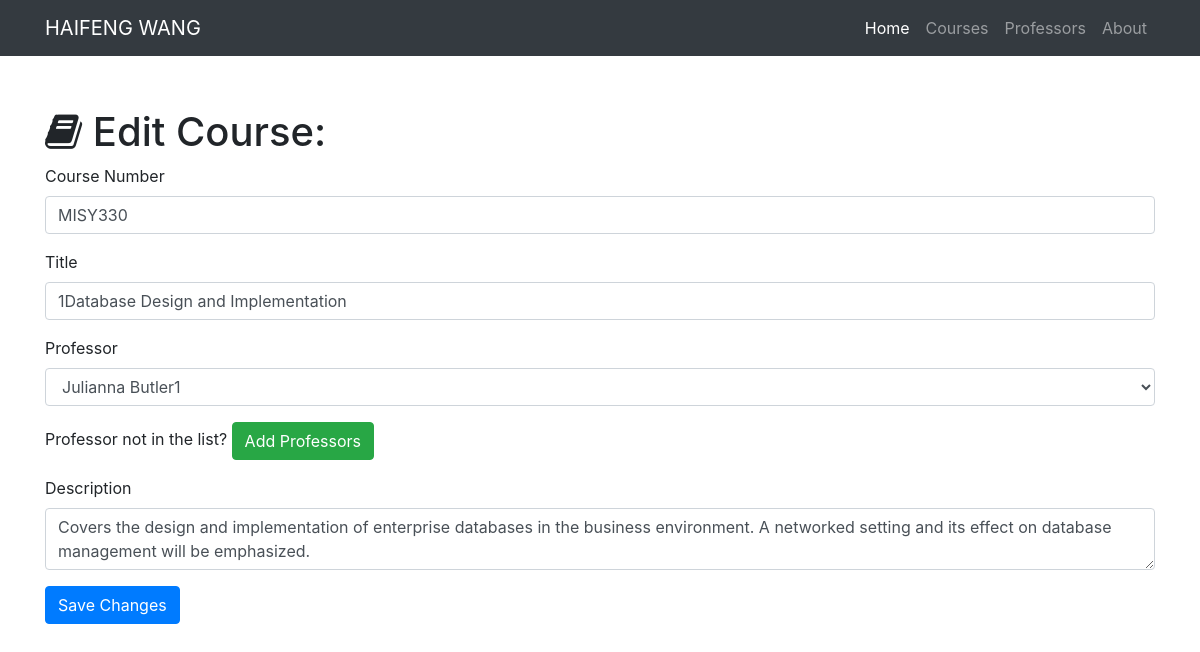
/course/edit/2, run on an earlier commit of the app's database.
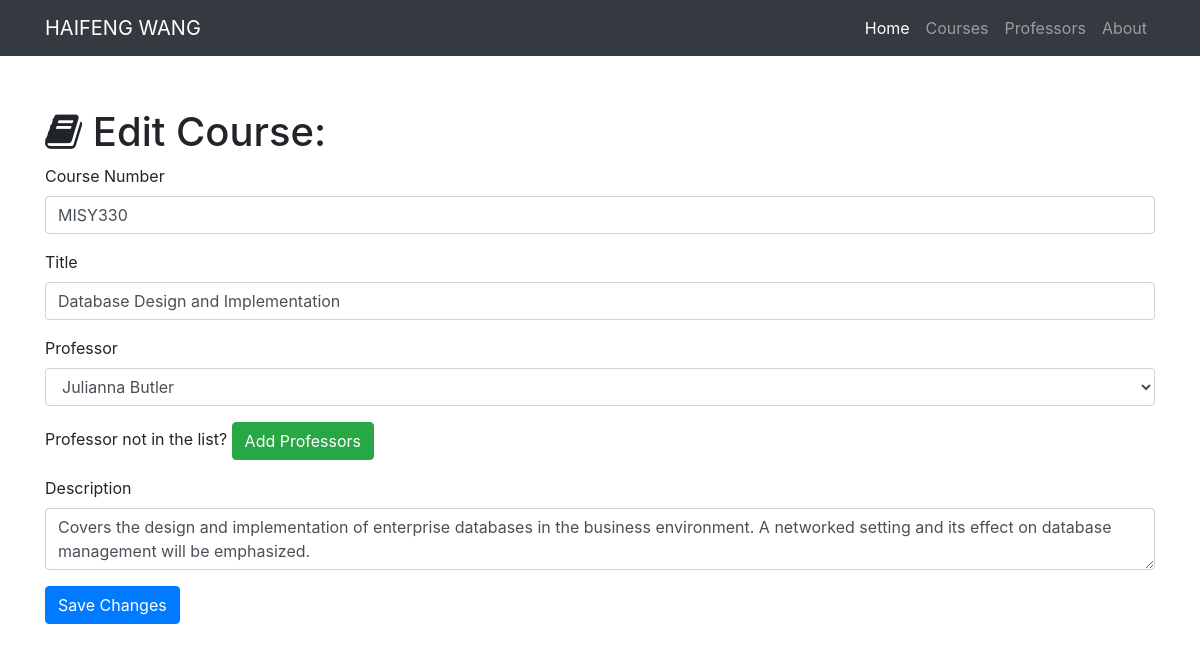
And on a later commit of the database.
### resume.py (models this page shows)
class Course(db.Model):
    __tablename__ = 'courses'
    id = db.Column(db.Integer, primary_key=True)
    courseNumber= db.Column(db.Text)
    title = db.Column(db.Integer)
    description = db.Column(db.Text)
    course_id = db.Column(db.Integer, db.ForeignKey('professors.id'))

### resume.py (the view, shortened to what this page needs)
@app.route('/course/edit/<int:id>', methods=['GET', 'POST'])
def edit_song(id):
    course = Course.query.filter_by(id=id).first()
    professors = Professor.query.all()
    if request.method == 'GET':
        return render_template('course-edit.html', course=course, professors=professors)

### templates/course-edit.html (shortened to what this page needs)
{% extends "home-base.html"%}
{% block page_content%}
  <div class="container">
    <h1 class="mt-5"><i class="fa fa-book" aria-hidden="true"></i> Edit Course:</h1>
    <form action="/course/edit/{{course.id}}" method="post">
      <div class="form-group">
        <label>Course Number</label>
        <input class="form-control" type="text" name="courseNumber" value="{{course.courseNumber}}" required="true">
      </div>
      <div class="form-group">
        <label>Title</label>
        <input class="form-control" type="text" name="title" value="{{course.title}}" required="true">
      </div>
      <div class="form-group">
        <label>Professor</label>
        <select class="form-control" name="professor">
          {% for professor in professors %}
            {% if professor == course.professor %}
              <option selected="selected">{{professor.name}}</option>
            {% else %}
              <option>{{professor.name}}</option>
            {% endif %}
          {% endfor %}
        </select>
      </div>
      <div class="form-group">
        Professor not in the list? <a href="/professor/add" class="btn btn-success" role="button" aria-disabled="true">Add Professors</a>
      </div>
      <div class="form-group">
        <label>Description</label>
        <textarea class="form-control" name="description" required="true">{{course.description}}</textarea>
      </div>
      <button type="submit" class="btn btn-primary">Save Changes</button>
    </form>
  </div>
{% endblock%}

What changed in the data, as far as the page shows it:
changed Course "MISY330": title "1Database Design and Implementation" → "Database Design and Implementation"
Also different on the page:
form field professor: "Julianna Butler1" → "Julianna Butler"
